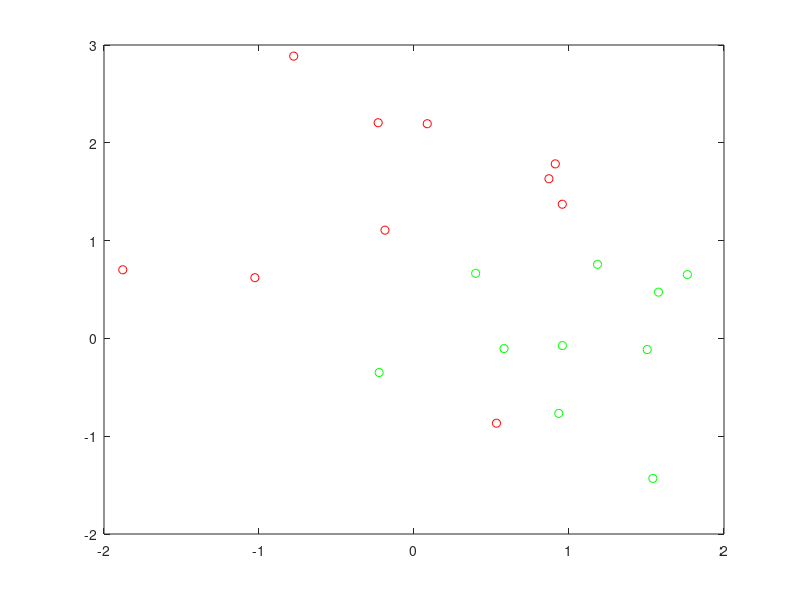
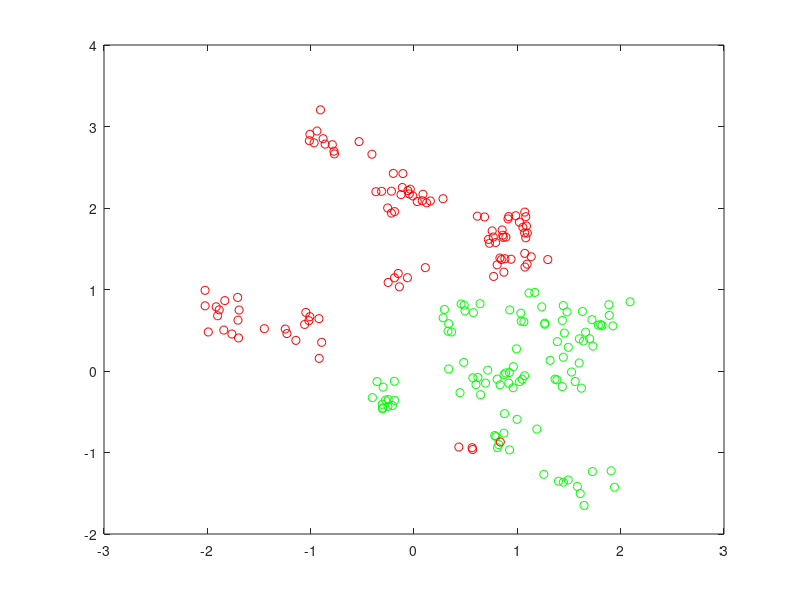

Here is the MATLAB script that generated these plots, in order: (Note: this script raises an error after producing the figures.)
%Optimize an SVM Classifier Fit Using Bayesian Optimization
%{
This example shows how to optimize an SVM classification using the fitcsvm function and OptimizeHyperparameters name-value pair. 
The classification works on locations of points from a Gaussian mixture model. 
In The Elements of Statistical Learning, Hastie, Tibshirani, and Friedman (2009), page 17 describes the model. 
The model begins with generating 10 base points for a "green" class, distributed as 2-D independent normals with mean (1,0) 
and unit variance. It also generates 10 base points for a "red" class, distributed as 2-D independent normals with mean (0,1) 
and unit variance. For each class (green and red), generate 100 random points as follows:

-Choose a base point m of the appropriate color uniformly at random.

-Generate an independent random point with 2-D normal distribution with mean m and variance I/5, where I is the 2-by-2 identity matrix. 
In this example, use a variance I/50 to show the advantage of optimization more clearly.
%}

%Generate the Points and Classifier
%Generate the 10 base points for each class

rng default % For reproducibility
grnpop = mvnrnd([1,0],eye(2),10);
redpop = mvnrnd([0,1],eye(2),10);

%View the base points
plot(grnpop(:,1),grnpop(:,2),'go')
hold on
plot(redpop(:,1),redpop(:,2),'ro')
hold off

%Since some red base points are close to green base points, it can be difficult to classify the data points based on location alone.

%Generate the 100 data points of each class.
redpts = zeros(100,2);grnpts = redpts;
for i = 1:100
    grnpts(i,:) = mvnrnd(grnpop(randi(10),:),eye(2)*0.02);
    redpts(i,:) = mvnrnd(redpop(randi(10),:),eye(2)*0.02);
end

%View the data points.
figure
plot(grnpts(:,1),grnpts(:,2),'go')
hold on
plot(redpts(:,1),redpts(:,2),'ro')
hold off

%Prepare Data For Classification

%Put the data into one matrix, and make a vector grp that labels the class of each point.
cdata = [grnpts;redpts];
grp = ones(200,1);
% Green label 1, red label -1
grp(101:200) = -1;

%Prepare Cross-Validation
%Set up a partition for cross-validation. This step fixes the train and test sets that the optimization uses at each step.

c = cvpartition(200,'KFold',10);

%Optimize the Fit

%{
To find a good fit, meaning one with a low cross-validation loss, set options to use Bayesian optimization. 
Use the same cross-validation partition c in all optimizations.
%}

%For reproducibility, use the 'expected-improvement-plus' acquisition function.

opts = struct('Optimizer','bayesopt','ShowPlots',true,'CVPartition',c,...
    'AcquisitionFunctionName','expected-improvement-plus');
svmmod = fitcsvm(cdata,grp,'KernelFunction','rbf',...
    'OptimizeHyperparameters','auto','HyperparameterOptimizationOptions',opts)
	
%Find the loss of the optimized model.
lossnew = kfoldLoss(fitcsvm(cdata,grp,'CVPartition',c,'KernelFunction','rbf',...
    'BoxConstraint',svmmod.HyperparameterOptimizationResults.XAtMinObjective.BoxConstraint,...
    'KernelScale',svmmod.HyperparameterOptimizationResults.XAtMinObjective.KernelScale))
	
%This loss is the same as the loss reported in the optimization output under "Observed objective function value".

%Visualize the optimized classifier.
d = 0.02;
[x1Grid,x2Grid] = meshgrid(min(cdata(:,1)):d:max(cdata(:,1)),...
    min(cdata(:,2)):d:max(cdata(:,2)));
xGrid = [x1Grid(:),x2Grid(:)];
[~,scores] = predict(svmmod,xGrid);
figure;
h = nan(3,1); % Preallocation
h(1:2) = gscatter(cdata(:,1),cdata(:,2),grp,'rg','+*');
hold on
h(3) = plot(cdata(svmmod.IsSupportVector,1),...
    cdata(svmmod.IsSupportVector,2),'ko');
contour(x1Grid,x2Grid,reshape(scores(:,2),size(x1Grid)),[0 0],'k');
legend(h,{'-1','+1','Support Vectors'},'Location','Southeast');
axis equal
hold off	